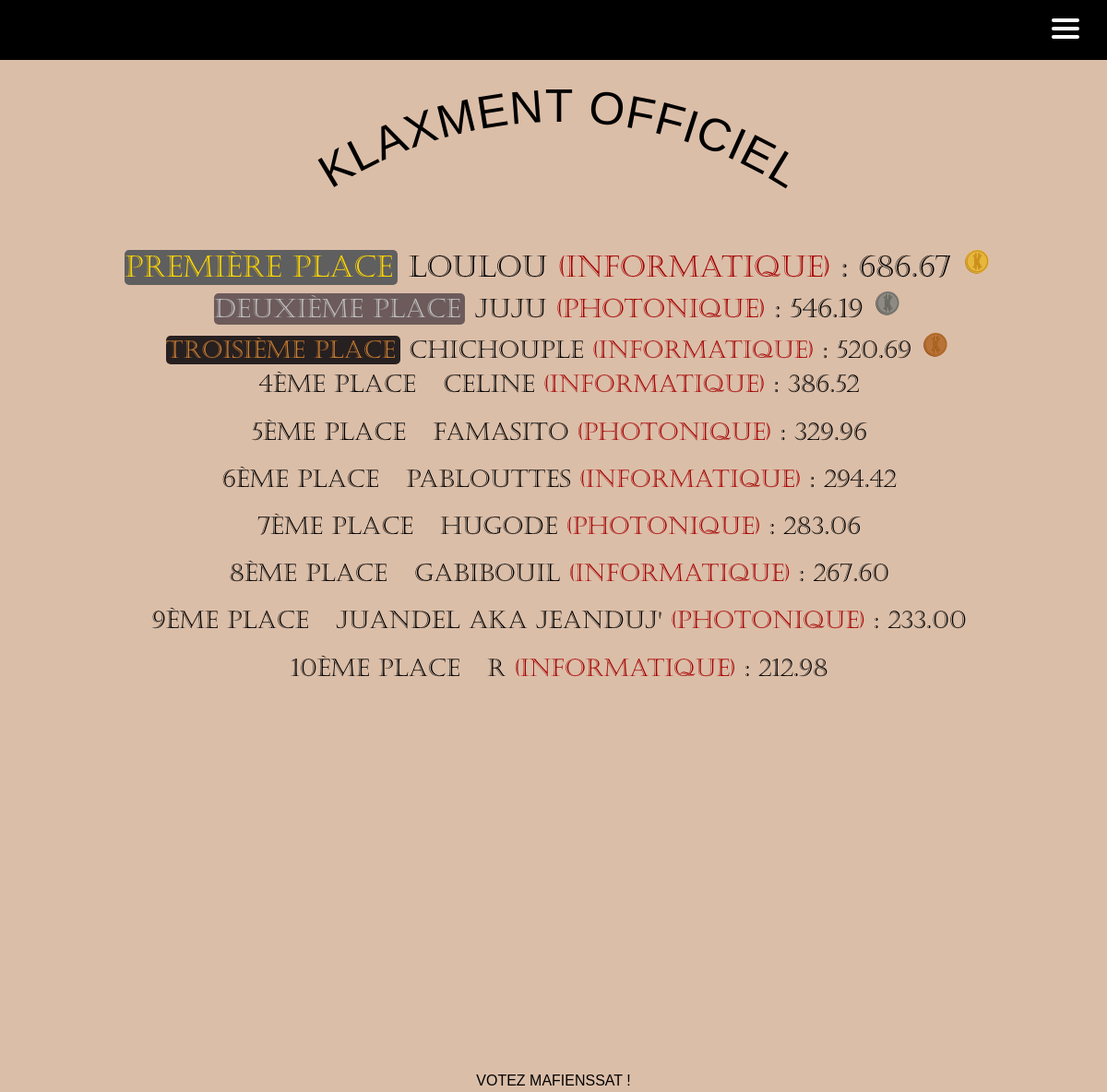
The page /klaxment/ on the database its author committed.
### main_app/models.py (models this page shows)
class User(AbstractUser):
    id = models.AutoField(primary_key=True, unique=True)
    first_name = models.CharField(max_length=30)
    last_name = models.CharField(max_length=30)
    username = models.CharField(max_length=20, unique=True)
    email = models.EmailField(unique=True, default="@enssat.fr")
    SECTOR = (
        ('INFO', 'Informatique'),
        ('PHOT', 'Photonique'),
        ('SNUM', 'Systèmes numériques'),
        ('IMR', 'IMR')
    )
    sector = models.CharField(max_length=4, choices=SECTOR, blank=True, help_text='Donne moi ta filière bro')
    created = models.DateTimeField(auto_now_add=True)
    updated = models.DateTimeField(auto_now=True)
    klax_coins = models.DecimalField(max_digits=12, decimal_places=2, default=100.00)
    activate = models.BooleanField(default=False)
    from_list = models.BooleanField(default=False)
    USERNAME_FIELD = 'email'
    REQUIRED_FIELDS = ['username']

### main_app/views.py (the view)
# urls.py: path("klaxment/", views.klaxment, name="klaxment"),
def klaxment(request):
    userList = User.objects.filter(is_staff=False, is_superuser=False, from_list=False, activate=True).order_by(
        '-klax_coins')
    try:
        user = User.objects.get(pk=request.user.id)
        pseudo = user.username
    except User.DoesNotExist:
        user = None
        pseudo = ""
    data = {'userList': userList, 'pseudo': pseudo}
    return render(request, 'nav_links/klaxment.html', data)

### templates/nav_links/klaxment.html (shortened to what this page needs)
{% extends 'main.html' %}
{% block content %}
{% load static %}
{% include 'nav.html' %}
<div class="row" id="klaxment_id">
    <div id="main_title" class="col-10">
        <h1 class="arced" id="arced">KLAXMENT OFFICIEL</h1>
        <div id="klaxment_list">
            {% for user in userList %}
                {% if forloop.counter == 1 %}
                    <h2><span id="first-span">Première place</span> {{ user.username }} <span class="sector_span">({{ user.get_sector_display }})</span> : {{user.klax_coins}} <img class="img-fluid" height="75" width="75" src="{% static 'klax_or.png' %}" alt=""/></h2>
                {% elif forloop.counter == 2 %}
                    <h3><span id="second-span">Deuxième place</span> {{ user.username }} <span class="sector_span">({{ user.get_sector_display }})</span> : {{user.klax_coins}} <img class="img-fluid" height="75" width="75" src="{% static 'klax_argent.png' %}" alt=""/></h3>
                {% elif forloop.counter == 3 %}
                    <h4><span id="third-span">Troisième place</span> {{ user.username }} <span class="sector_span">({{ user.get_sector_display }})</span> : {{user.klax_coins}} <img class="img-fluid" height="75" width="75" src="{% static 'klax_bronze.png' %}" alt=""/></h4>
                {% elif forloop.counter <= 10 %}
                    <h5><span id="after-span">{{forloop.counter}}ème place </span> {{ user.username }} <span class="sector_span">({{ user.get_sector_display }})</span> : {{user.klax_coins}}</h5>
                {% elif user.username == pseudo %}
                    <h5><span id="after-span">{{forloop.counter}}ème place </span> {{ user.username }} <span class="sector_span">({{ user.get_sector_display }})</span> : {{user.klax_coins}}</h5>
                {% endif %}
            {% endfor %}
        </div>
    </div>
</div>
<div id="vote_mafienssat_klaxment">
    <p>Votez Mafienssat !</p>
</div>
{% endblock %}

### static/styles/style.css (style rules this page uses)
body { background-color: #dbbea8; color: black; }
#klaxment_list { text-align: center; font-family: 'Castelar', Arial, sans-serif; font-weight:normal; font-style:normal; }
#klaxment_list span { padding-right: 20px; }
#first-span { color: #FFD700!important; background-color: rgb(95, 95, 95); padding-right:5px!important; border-radius: 5px; }
#second-span { color: #C0C0C0!important; background-color: rgb(109, 91, 91); padding-right:5px!important; border-radius: 5px; }
#third-span { color: #CD7F32!important; background-color: rgb(39, 32, 32); padding-right:5px!important; border-radius: 5px; }
#after-span { color: black!important; }
#klaxment_list h2 { font-size: 40px; text-transform: uppercase; margin-bottom: 0; }
#klaxment_list img { margin-bottom: 10px; }
#klaxment_list h3 { font-size: 38px; text-transform: uppercase; margin-bottom: 0; }
#klaxment_list h4 { font-size: 36px; text-transform: uppercase; margin-bottom: 0; }
#klaxment_list h5 { font-size: 34px; text-transform: uppercase; margin-bottom: 20px; }
.sector_span { color: rgb(165, 1, 1)!important; padding-right: 0!important; }
@media screen and (min-width: 1200px) and (max-width: 1400px) { #klaxment_list h2 { font-size: 35px; } }
@media screen and (min-width: 1200px) and (max-width: 1400px) { #klaxment_list h3 { font-size: 33px; } }
@media screen and (min-width: 1200px) and (max-width: 1400px) { #klaxment_list h4 { font-size: 31px; } }
@media screen and (min-width: 1200px) and (max-width: 1400px) { #klaxment_list h5 { font-size: 29px; } }
@media screen and (min-width: 1200px) and (max-width: 1400px) { .arced { font-size: 70px!important; } }
@media screen and (min-width: 800px) and (max-width: 1200px) { #klaxment_list img { width: 35px; height: 35px; } }
@media screen and (min-width: 800px) and (max-width: 1200px) { #klaxment_list h2 { font-size: 32px; } }
@media screen and (min-width: 800px) and (max-width: 1200px) { #klaxment_list h3 { font-size: 28px; } }
@media screen and (min-width: 800px) and (max-width: 1200px) { #klaxment_list h4 { font-size: 26px; } }
@media screen and (min-width: 800px) and (max-width: 1200px) { #klaxment_list h5 { font-size: 26px; } }
@media screen and (min-width: 800px) and (max-width: 1200px) { .arced { font-size: 50px!important; } }
@media screen and (max-width: 1330px) { .col-10 { flex: 0 0 auto!important; width: 100%!important; } }
* { cursor:url(https://i.ibb.co/2Whsx1h/klaxicon-5.png) 25 15, auto; }
#main_title { font-family: 'LinBiolinum', Arial, sans-serif; font-weight:normal; font-style:normal; font-size: 110px; margin-top: 20px; margin-right: 0!important; padding-right: 0!important; }
#klaxment_id { background-color: #dbbea8; color: black; }
#vote_mafienssat_klaxment { background-color: #dbbea8; font-family: 'LinBiolinum', Arial, sans-serif; font-weight:normal; font-style:normal; text-transform: uppercase; margin: 0; text-align: center; }
@media screen and (min-height: 1000px) and (max-height: 1200px) { #klaxment_id { padding-bottom: 400px; } }
#klaxment_id h1 { text-align: center; }
.arced { color: black!important; font-family: 'LinBiolinum', Arial, sans-serif; font-weight:normal; font-style:normal; font-size: 80px; margin-bottom: 50px; }

### rows shown on the page
User: username "LOULOU", sector "INFORMATIQUE", klax_coins "686.67"
User: username "JUJU", sector "PHOTONIQUE", klax_coins "546.19"
User: username "CHICHOUPLE", sector "INFORMATIQUE", klax_coins "520.69"
User: username "CELINE", sector "INFORMATIQUE", klax_coins "386.52"
User: username "FAMASITO", sector "PHOTONIQUE", klax_coins "329.96"
User: username "PABLOUTTES", sector "INFORMATIQUE", klax_coins "294.42"
User: username "HUGODE", sector "PHOTONIQUE", klax_coins "283.06"
User: username "GABIBOUIL", sector "INFORMATIQUE", klax_coins "267.60"
User: username "JUANDEL AKA JEANDUJ'", sector "PHOTONIQUE", klax_coins "233.00"
User: username "R", sector "INFORMATIQUE", klax_coins "212.98"
